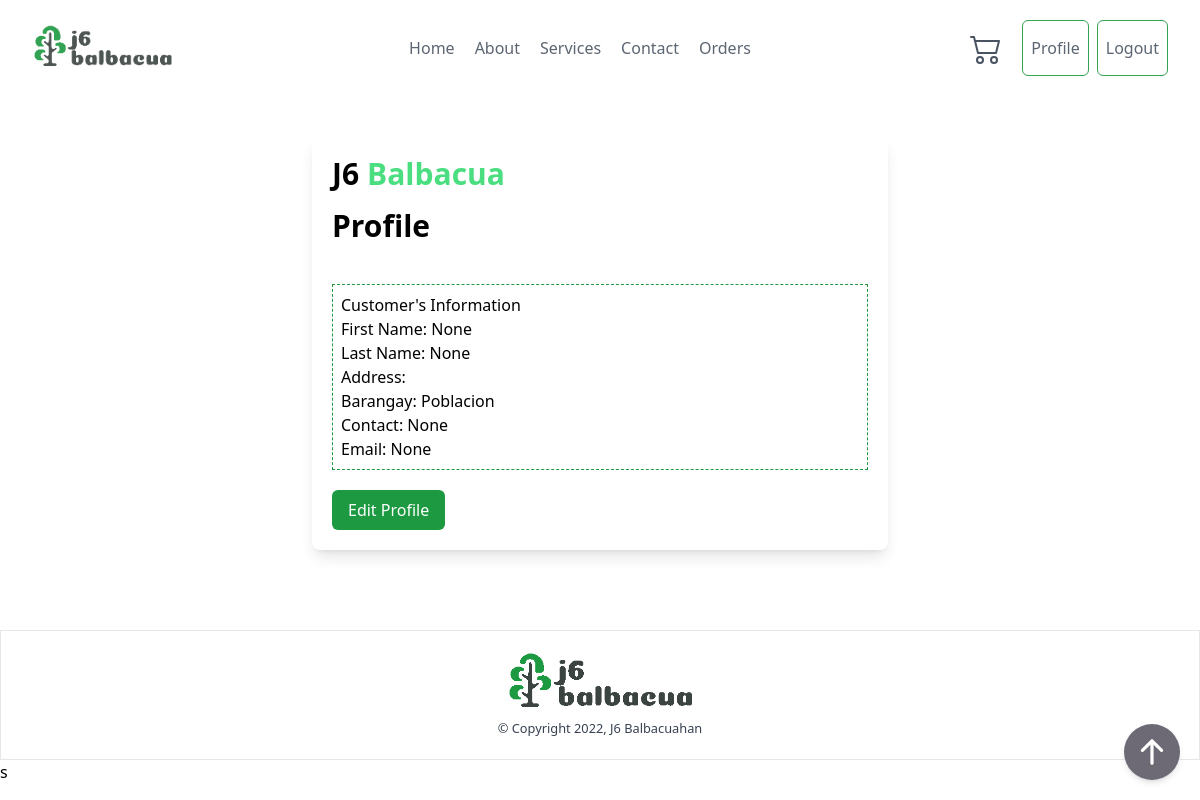
The app's page /profile/ (signed in), older data.
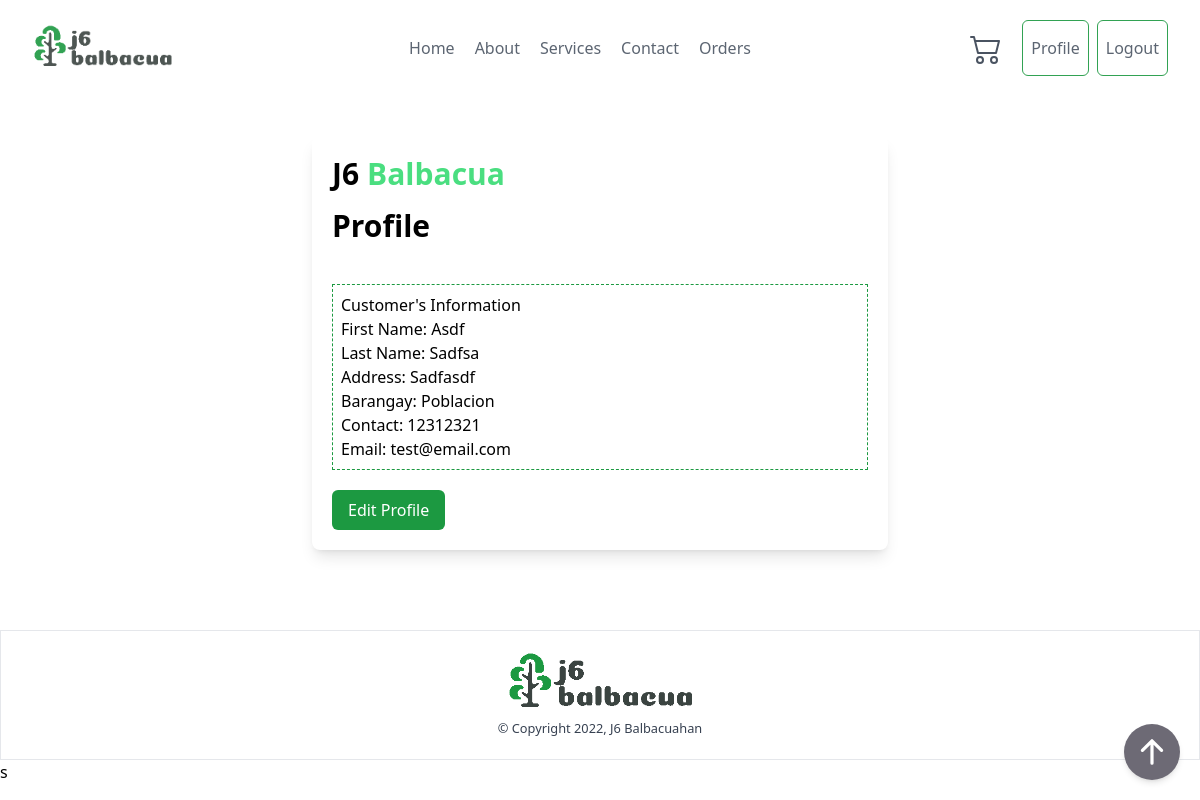
The same page, newer data.
### ordering/models.py (models this page shows, shortened)
class Profile(models.Model):
    user = models.OneToOneField(User, related_name='user', on_delete=models.CASCADE)
    first_name = models.CharField(max_length=255, blank=True, null=True)
    last_name = models.CharField(max_length=255, blank=True, null=True)
    middle_initial = models.CharField(max_length=1, blank=True, null=True)
    address = models.TextField(max_length=2225, blank=True, null=True)
    barangay = models.ForeignKey(Barangay, related_name="barangay", on_delete=models.CASCADE)
    cellphone_number = models.IntegerField(blank=True, null=True)
    email_address = models.EmailField(blank=True, null=True)

class Barangay(models.Model):
    name = models.CharField(max_length=255)
    shipping_fee = models.IntegerField()

### ordering/views.py (the view)
# urls.py: path('profile/', views.ProfileView.as_view(), name='profile'),
class ProfileView(LoginRequiredMixin ,View):
    login_url = '/login/'
    def get(self, request):
        user = User.objects.get(pk=request.user.pk)
        profile = Profile.objects.get(user=user)
        if 'cart' in self.request.session:
            cart = self.request.session['cart']
        else:
            cart = []
        context = {
            'cart': len(cart),
            'profile': profile
        }
        return render(request, 'profile.html', context)

### templates/profile.html
{% extends 'base.html' %}
{% block content %}
{% include 'components/header.html' %}
    <div class="container mx-auto py-10 mb-10">
        <div class="container mx-auto max-w-md bg-white shadow-lg rounded-lg md:max-w-xl">
            <div class="md:flex ">
                <div class="w-full p-4 px-5 py-5">
                    <div class="flex gap-2 flex-row mb-4">
                        <h2 class="text-3xl font-semibold">J6</h2>
                        <h2 class="text-3xl text-green-400 font-semibold">Balbacua</h2>
                    </div>
                    <div class="mb-10 text-3xl font-semibold">Profile</div>
                    <div class="border border-j6primary border-dashed p-2">
                        <h3>Customer's Information</h3>
                        <div>First Name: {{profile.first_name|title}}</div>
                        <div>Last Name: {{profile.last_name|title}}</div>
                        <div>Address: {{profile.address|title}}</div>
                        <div>Barangay: {{profile.barangay.name|title}}</div>
                        <div>Contact: {{profile.cellphone_number}}</div>
                        <div>Email: {{profile.email_address}}</div>
                    </div>
                    <div class="mt-5">
                        <a href="{% url 'profile-edit' %}" hx-boost="true">
                        <button
                        class="px-4 py-2 text-white transition-colors duration-200 transform rounded-md bg-j6primary hover:bg-green-500 focus:outline-none focus:bg-green-500"
                        >
                        Edit Profile
                        </button>
                        </a>
                    </div>
                </div>
            </div>
        </div>
    </div>
{% include 'components/footer.html' %}s
{% endblock content %}

Row changes from the older to the newer data that the page shows:
changed Profile "Poblacion": first_name "None" → "Asdf"; last_name "None" → "Sadfsa"; address (not shown) → "Sadfasdf"; cellphone_number "None" → "12312321"; email_address "None" → "test@email.com"
